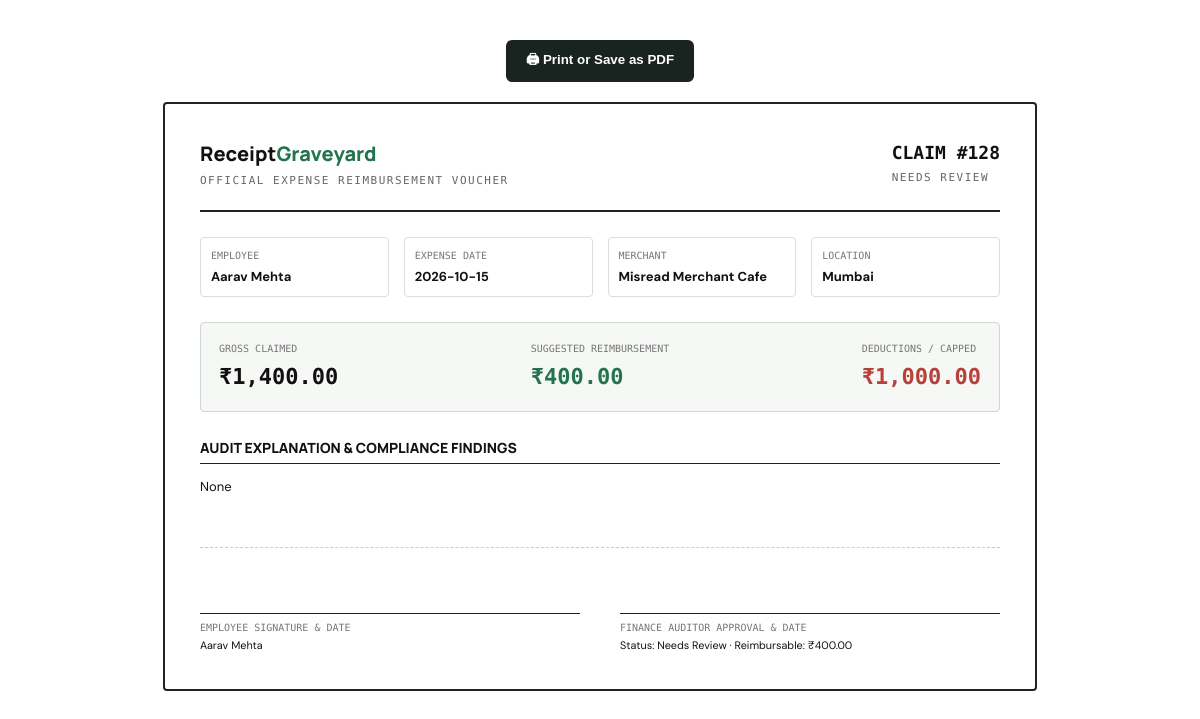
Page /expense/128/voucher on the committed database.
### tables this page shows
CREATE TABLE expenses (
            id INTEGER PRIMARY KEY AUTOINCREMENT,
            employee TEXT NOT NULL, submitted_at TEXT NOT NULL, expense_date TEXT,
            merchant TEXT, category TEXT, city TEXT, amount REAL, currency TEXT DEFAULT 'INR',
            amount_inr REAL, client_name TEXT, attendees INTEGER, description TEXT,
            status TEXT, reimbursable REAL, risk_score INTEGER, flags TEXT, explanation TEXT,
            file_name TEXT, file_hash TEXT, source TEXT DEFAULT 'Web Upload'
        , perceptual_hash TEXT, is_trip INTEGER DEFAULT 0, trip_id TEXT, math_status TEXT, extracted_amount REAL, subtotal REAL, tax_amount REAL, tip_amount REAL, non_reimbursable_deduction REAL DEFAULT 0, itemized_items TEXT, ocr_raw_text TEXT, duplicate_of_id INTEGER, suspicion_types TEXT, audit_log TEXT, user_id INTEGER REFERENCES users(id), office_id INTEGER REFERENCES offices(id), payment_method TEXT DEFAULT 'UPI', transaction_ref TEXT, payment_file TEXT, payment_verified INTEGER DEFAULT 0, payment_match_note TEXT, project_code TEXT, attendee_names TEXT, upi_app TEXT DEFAULT 'Google Pay', upi_vpa TEXT, project_id INTEGER REFERENCES projects(id), eligible_amount REAL, difference_from_cap REAL, policy_version TEXT DEFAULT 'v2026.1', editing_deadline TEXT, internal_review_notes TEXT, review_reason TEXT, requested_documents TEXT, reimbursed_at TEXT, reimbursed_by TEXT, reimbursement_tx_ref TEXT, reimbursement_method TEXT, resubmission_count INTEGER DEFAULT 0, evidence_verification_status TEXT DEFAULT 'PENDING', policy_compliance_status TEXT DEFAULT 'PASS', budget_status TEXT DEFAULT 'WITHIN_CAP', approval_status TEXT DEFAULT 'SUBMITTED', reimbursement_status TEXT DEFAULT 'NOT_READY', allocation_id INTEGER REFERENCES project_allocations(id), verification_details_json TEXT, auto_approval_reasons TEXT);

### app.py (the view)
@app.route("/expense/<int:expense_id>/voucher")
def expense_voucher(expense_id):
    with connect() as con:
        row = con.execute("SELECT * FROM expenses WHERE id=?", (expense_id,)).fetchone()
    if not row:
        flash("Expense not found.", "error")
        return redirect(url_for("dashboard"))
    return render_template(
        "voucher.html",
        expense=row,
        flags=json.loads(row["flags"] or "[]"),
        line_items=json.loads(row["itemized_items"] or "[]"),
        policy=POLICY
    )

### app.py (called while the page is built)
def connect():
    con = sqlite3.connect(str(DB_PATH), timeout=30.0)
    con.row_factory = sqlite3.Row
    try:
        con.execute("PRAGMA journal_mode=WAL")
    except Exception:
        pass
    return con

def get_system_settings(con):
    rows = con.execute("SELECT key, value FROM system_settings").fetchall()
    settings = {
        "auto_approval_cap": 1500.0,
        "manager_approval_threshold": 8000.0,
        "vp_approval_threshold": 20000.0,
        "local_meal_cap_default": 1200.0,
        "trip_meal_cap_default": 2200.0,
        "editing_window_hours": 24.0,
        "active_policy_version": "v2026.1"
    }
    for r in rows:
        try:
            settings[r["key"]] = float(r["value"])
        except ValueError:
            settings[r["key"]] = r["value"]
    return settings

### templates/voucher.html (shortened to what this page needs)
<!doctype html>
<html lang="en">
<head>
</head>
<body>
<div class="print-bar">
  <button class="btn-print" onclick="window.print()">🖨 Print or Save as PDF</button>
</div>
<div class="voucher-wrap">
  <div class="voucher-header">
    <div>
      <div class="brand-title">Receipt<span>Graveyard</span></div>
      <div class="doc-type">OFFICIAL EXPENSE REIMBURSEMENT VOUCHER</div>
    </div>
    <div>
      <div class="voucher-id">CLAIM #{{ expense.id }}</div>
      <div class="doc-type">{{ expense.status|upper }}</div>
    </div>
  </div>
  <div class="meta-grid">
    <div class="meta-item">
      <div class="meta-label">Employee</div>
      <div class="meta-val">{{ expense.employee }}</div>
    </div>
    <div class="meta-item">
      <div class="meta-label">Expense Date</div>
      <div class="meta-val">{{ expense.expense_date }}</div>
    </div>
    <div class="meta-item">
      <div class="meta-label">Merchant</div>
      <div class="meta-val">{{ expense.merchant }}</div>
    </div>
    <div class="meta-item">
      <div class="meta-label">Location</div>
      <div class="meta-val">{{ expense.city }} {% if expense.is_trip %}(Trip){% endif %}</div>
    </div>
  </div>
  <div class="amount-box">
    <div class="amount-col">
      <div class="meta-label">GROSS CLAIMED</div>
      <strong>₹{{ "{:,.2f}".format(expense.amount_inr or 0) }}</strong>
    </div>
    <div class="amount-col">
      <div class="meta-label">SUGGESTED REIMBURSEMENT</div>
      <strong class="color-green">₹{{ "{:,.2f}".format(expense.reimbursable or 0) }}</strong>
    </div>
    <div class="amount-col">
      <div class="meta-label">DEDUCTIONS / CAPPED</div>
      <strong class="color-red">₹{{ "{:,.2f}".format(max(0, expense.amount_inr - expense.reimbursable)) }}</strong>
    </div>
  </div>
  <div class="section-title">AUDIT EXPLANATION & COMPLIANCE FINDINGS</div>
  <p>{{ expense.explanation }}</p>
  <div class="signature-grid">
    <div>
      <div class="sign-line"></div>
      <div class="meta-label">Employee Signature & Date</div>
      <small>{{ expense.employee }}</small>
    </div>
    <div>
      <div class="sign-line"></div>
      <div class="meta-label">Finance Auditor Approval & Date</div>
      <small>Status: {{ expense.status }} · Reimbursable: ₹{{ "{:,.2f}".format(expense.reimbursable or 0) }}</small>
    </div>
  </div>
</div>
</body>
</html>

### templates/voucher.html (style rules this page uses)
body { font-family: 'DM Sans', sans-serif; background: #fff; color: #111; margin: 0; padding: 40px; font-size: 13px; line-height: 1.5; }
.voucher-wrap { max-width: 800px; margin: 0 auto; border: 2px solid #222; padding: 35px; border-radius: 4px; }
.voucher-header { display: flex; justify-content: space-between; border-bottom: 2px solid #222; padding-bottom: 20px; margin-bottom: 25px; }
.brand-title { font-family: 'Manrope', sans-serif; font-size: 20px; font-weight: 800; }
.brand-title span { color: #23734f; }
.doc-type { font-family: 'DM Mono', monospace; font-size: 11px; letter-spacing: 1.5px; color: #666; margin-top: 4px; }
.voucher-id { text-align: right; font-family: 'DM Mono', monospace; font-size: 18px; font-weight: 700; }
.meta-grid { display: grid; grid-template-columns: repeat(4, 1fr); gap: 15px; margin-bottom: 25px; }
.meta-item { border: 1px solid #ddd; padding: 10px; border-radius: 4px; }
.meta-label { font-size: 10px; font-family: 'DM Mono', monospace; color: #777; text-transform: uppercase; }
.meta-val { font-size: 13px; font-weight: 700; margin-top: 4px; }
.amount-box { display: flex; justify-content: space-between; background: #f6f8f5; border: 1px solid #d0d8d2; padding: 18px; border-radius: 4px; margin-bottom: 25px; }
.amount-col strong { display: block; font-size: 22px; font-family: 'DM Mono', monospace; margin-top: 4px; }
.color-green { color: #23734f; }
.color-red { color: #b6403a; }
.section-title { font-family: 'Manrope', sans-serif; font-size: 14px; font-weight: 800; border-bottom: 1px solid #222; padding-bottom: 5px; margin: 25px 0 12px; }
.signature-grid { display: grid; grid-template-columns: 1fr 1fr; gap: 40px; margin-top: 50px; border-top: 1px dashed #ccc; padding-top: 30px; }
.sign-line { border-bottom: 1px solid #222; height: 35px; margin-bottom: 6px; }
.print-bar { text-align: center; margin-bottom: 20px; }
.btn-print { background: #19231f; color: #fff; border: 0; padding: 10px 20px; border-radius: 6px; font-weight: 700; cursor: pointer; }

### rows in the picture
expenses: id "128", status "NEEDS REVIEW", employee "Aarav Mehta", expense_date "2026-10-15", merchant "Misread Merchant Cafe", city "Mumbai", amount_inr "1,400.00", reimbursable "400.00", amount_inr+reimbursable "1,000.00", status "Needs Review"

### other values in the picture
{{ expense.explanation }} "None"
